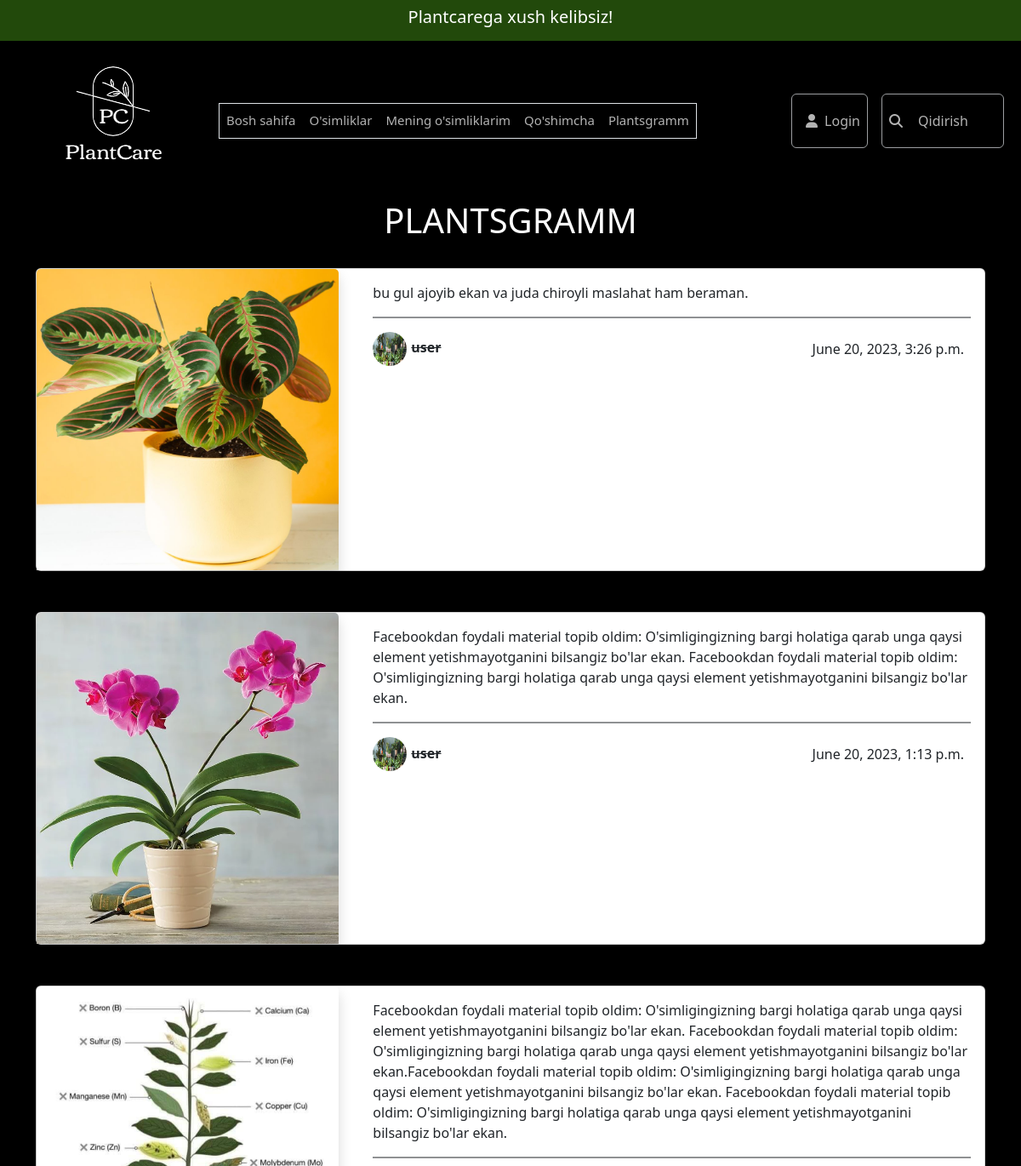
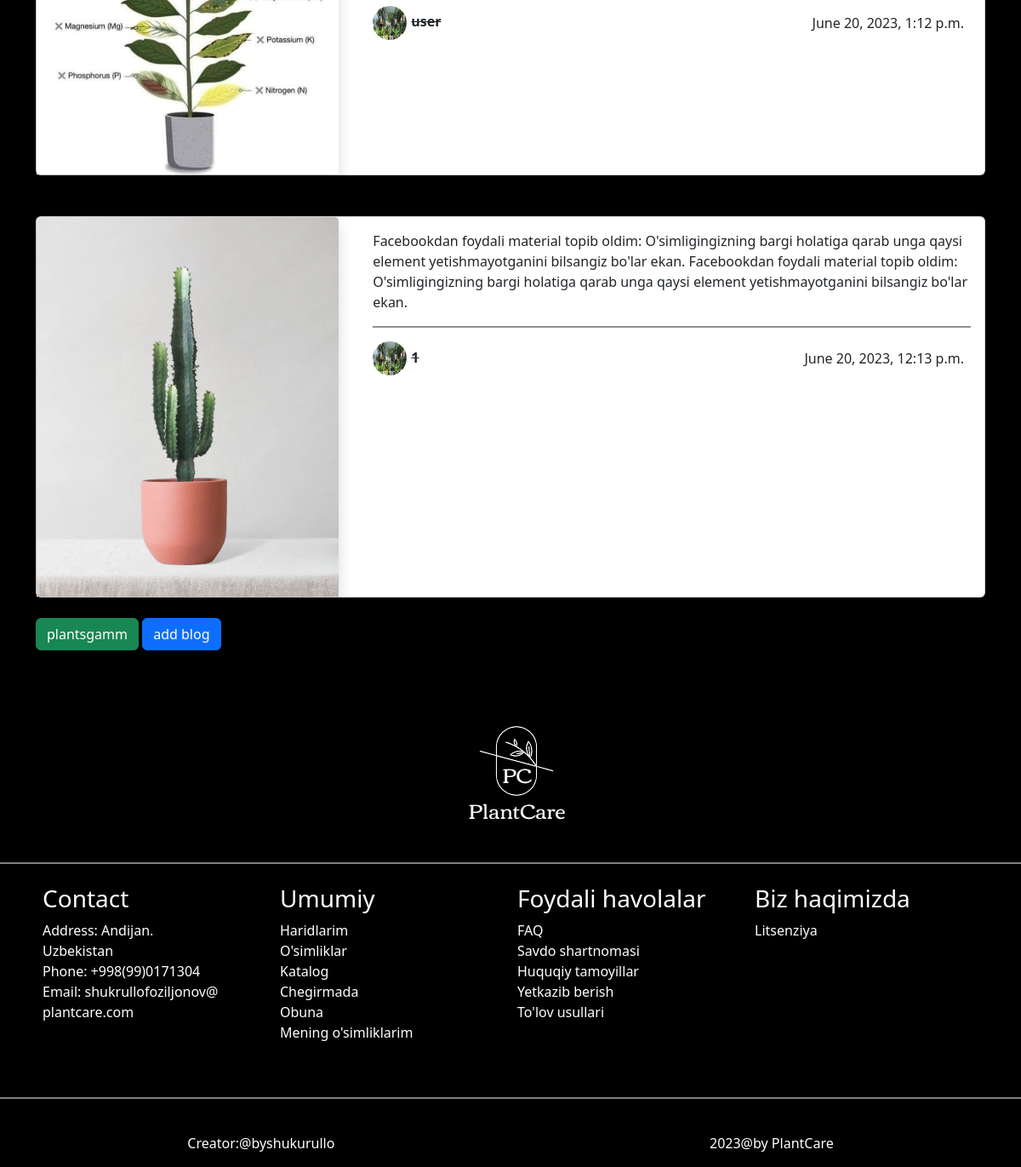
Screenshot of /blogs with the database file from the repository (2 pictures, top to bottom).
### main/models.py (models this page shows)
class Addblog(models.Model):
    image = models.ImageField(upload_to='images/')
    author = models.CharField(max_length=100)
    body = models.TextField()
    date = models.DateTimeField(auto_now_add=True)

### main/views.py (the view)
# urls.py: path('blogs', pgramm.as_view() , name = 'blogs'),
class pgramm(ListView):
    model = Addblog
    context_object_name = 'blog'
    template_name = 'blogs.html'
    def get_queryset(self):
        return Addblog.objects.order_by('-id')
    def get_context_data(self, **kwargs):
        context = super().get_context_data(**kwargs)
        context["categories"] = Category.objects.all()
        return context

### templates/blogs.html
{% extends 'base.html' %}
{% load static %}
{% block content %}
<div class="bg-black">
    <center>
        <h1 class="dis" style="font-size: 40px;">PLANTSGRAMM</h1>
    </center>
    <div class="container">
      {% for item in blog %}
      <br>
        <div class="card ">
            <div class="row">
                <div class="col-sm-12 col-md-12 col-lg-4">
                    <img src="{{item.image.url}}" class="card-img-top img-fluid shadow"alt="...">
                </div>
                <div class="col-sm-12 col-md-12 col-lg-8">
                    <div class="card-body">
                        <p class="card-text">{{item.body}}</p>
                        <hr class="border border-dark border-1 opacity-50">
                        <div class="user d-flex justify-content-between align-items-center flex-wrap">
                            <div> <b class="name"> <img src="{% static 'src/img/back.jpg' %}" alt=""
                            style="width:40px;height:40px;border-radius:50%;"><strike style="padding-left: 5px;">{{item.author}}</strike></b></div>
                           <div class="d-flex">
                            <div class="mx-2    ">{{item.date}}</div>
                           </div>
                        </div>
                    </div>
                </div>
            </div>
        </div>
        <br>
        {% endfor %}
        <a href="{% url 'main:plantsgramm' %}" class="btn btn-success">plantsgamm</a>
        <a href="{% url 'main:add_blog' %}" class="btn btn-primary">add blog</a>
    </div>
    <br><br>
</div>
{% endblock %}

### templates/base.html (shortened to what this page needs)
{% load static %}
<!DOCTYPE html>
<html lang="en">
<head>
    <link rel="stylesheet" href="https://cdn.jsdelivr.net/npm/bootstrap@5.3.0-alpha3/dist/css/bootstrap.min.css" />
    <link rel="stylesheet" href="https://cdnjs.cloudflare.com/ajax/libs/font-awesome/6.4.0/css/all.min.css" />
    <link rel="stylesheet" href="{% static 'src/css/style.css' %}"/>
</head>
<body>
    <div class="head d-flex justify-content-center align-items-center py-2 text-white"
        style="background-color: #22490b; width: 100%">
        <h5>Plantcarega xush kelibsiz!</h5>
    </div>
    <nav class="navbar navbar-expand-lg mx-auto" style="background-color: #000;">
        <div class="container-fluid">
            <a class="navbar-brand" href="{% url 'main:home' %}"><img src="{% static 'src/img/logo.png' %}" alt="" /></a>
            <div class="collapse navbar-collapse" id="navbarSupportedContent">
                <ul class="navbar-nav me-auto mb-2 mb-lg-0 border hov">
                    <li class="nav-item">
                        <a class="nav-link text-white p-2 text-center" href="{% url 'main:home' %}">Bosh sahifa</a>
                    </li>
                    <li class="nav-item">
                        <a class="nav-link text-white p-2 text-center" href="{% url 'main:plants' %}">O'simliklar</a>
                    </li>
                    <li class="nav-item">
                        <a class="nav-link text-white p-2 text-center" href="{% url 'main:my_plants' %}">Mening o'simliklarim</a>
                    </li>
                    <li class="nav-item">
                        <a class="nav-link text-white p-2 text-center" href="{% url 'main:add_plants' %}">Qo'shimcha</a>
                    </li>
                    <li class="nav-item">
                        <a class="nav-link text-white p-2 text-center" href="{% url 'main:plantsgramm' %}">Plantsgramm</a>
                    </li>
                </ul>
                <form class="d-flex form" action="{% url 'main:result' %}" role="search">
                    {% if user.is_authenticated %}
                <div class="hove d-flex align-items-center justify-content-center m-2 px-2 border rounded text-white"
                type="submit">
                 <a href="{% url 'logout' %}" style="text-decoration: none;color: White;"><i class="fa-solid fa-right-from-bracket"></i>Logout</a>
                </div>
                <div class="hove d-flex align-items-center justify-content-center m-2 px-2 border rounded"
                style="cursor: pointer;width: 125px;;">
                <i class="fas fa-cart-shopping text-white"></i>
                <button class="btn text-white">Xaridlarim <span>0</span></button>
              </div>
              {% else %}
              <div class="hove d-flex align-items-center justify-content-center m-2 px-2 border rounded text-white"
              type="submit">
                    <a href="{% url 'login' %}" style="text-decoration: none;color: White;"><i class="fas fa-user text-white mx-2"></i>Login</a>
              </div>
              {% endif %}
              <div class="d-flex align-items-center justify-content-center m-2 p-2 border rounded hove"style="cursor: pointer">
                <i class="fas fa-search text-white"></i>
                <input style="width: 100px;" class="search" name="query" maxlength="100" minlength="2" type="search" placeholder="Qidirish" />
              </div>
                  </form>
            </div>
        </div>
    </nav>
{% block content %}
{% endblock %}
    <footer class="footer bg-black"><br>
        <center>
            <img src="{% static 'src/img/logo.png' %}" alt="">
            <hr class="border border-white border-1 opacity-50">
            <div class="row container">
                <div class="col-sm-6 col-md-4 col-lg-3 p-2 text-start">
                    <h3 class="text-white">Contact</h3>
                    <p class="text-white">
                        Address: Andijan.<br>
                        Uzbekistan<br>
                        Phone: +998(99)0171304<br>
                        Email: shukrullofoziljonov@<br>
                        plantcare.com</p>
                </div>
                <div class="col-sm-6 col-md-4 col-lg-3 p-2 text-start">
                    <h3 class="text-white">Umumiy</h3>
                    <p class="text-white">
                        <a href="" class="text-white text-decoration-none">Haridlarim</a><br>
                        <a href="" class="text-white text-decoration-none">O'simliklar</a><br>
                        <a href="" class="text-white text-decoration-none">Katalog</a><br>
                        <a href="" class="text-white text-decoration-none">Chegirmada</a><br>
                        <a href="" class="text-white text-decoration-none">Obuna</a><br>
                        <a href="" class="text-white text-decoration-none">Mening o'simliklarim</a>
                    </p>
                </div>
                <div class="col-sm-6 col-md-4 col-lg-3 p-2 text-start">
                    <h3 class="text-white">Foydali havolalar</h3>
                    <p class="text-white">
                        <a href="" class="text-white text-decoration-none">FAQ</a><br>
                        <a href="" class="text-white text-decoration-none">Savdo shartnomasi</a><br>
                        <a href="" class="text-white text-decoration-none">Huquqiy tamoyillar</a><br>
                        <a href="" class="text-white text-decoration-none">Yetkazib berish</a><br>
                        <a href="" class="text-white text-decoration-none">To'lov usullari</a><br>
                    </p>
                </div>
                <div class="col-sm-6 col-md-4 col-lg-3 p-2 text-start">
                    <h3 class="text-white">Biz haqimizda</h3>
                    <p class="text-white"><a href="" class="text-white text-decoration-none">Litsenziya</a></p>
                </div>
            </div>
            <br>
            <hr class="border border-white border-1 opacity-50"><br>
            <div class="d-flex justify-content-around align-items-center">
                <div>
                    <p class="text-white">Creator:@byshukurullo</h2>
                </div>
                <div>
                    <p class="text-white">2023@by PlantCare</h2>
                </div>
            </div>
        </center>
    </footer>
</body>
</html>

### staticfiles/src/css/style.css (style rules this page uses)
::placeholder { color: white; }
.search { background: none; border: none; outline: none; color: #fff; text-align: center; width:120px }
.hov li,.hove { background-color:#000; opacity: 0.7; transition: all 0.5s ease; }
.dis { font-size: 140px; transition: all 0.5s ease; cursor:pointer; color:white }
input { width:100%; border: 1px solid #fff; outline: none; background: #000; color:#fff; padding: 11px 6%; margin:0 5px; border-radius: 10px; }
.user { position: relative; margin-bottom: 0; width: 100%; }
@media (max-width:1280px) { .dis { font-size: 100px; } }

### templates/base.html (style rules this page uses)
.hov li a { font-size: 15px; }
.nav-item { height: 40px; }

### rows the page displays
Addblog: image (picture), body "bu gul ajoyib ekan va juda chiroyli maslahat ham beraman.", author "user", date "June 20, 2023, 3:26 p.m."
Addblog: image (picture), body "Facebookdan foydali material topib oldim: O'simligingizning bargi holatiga qarab unga qaysi element yetishmayotganini bilsangiz bo'lar ekan. Facebookdan foydali material topib oldim: O'simligingizning bargi holatiga qarab unga qaysi element yetishmayotganini bilsangiz bo'lar ekan.", author "user", date "June 20, 2023, 1:13 p.m."
Addblog: image (picture), body "Facebookdan foydali material topib oldim: O'simligingizning bargi holatiga qarab unga qaysi element yetishmayotganini bilsangiz bo'lar ekan. Facebookdan foydali material topib oldim: O'simligingizning bargi holatiga qarab unga qaysi element yetishmayotganini bilsangiz bo'lar ekan.Facebookdan foydali material topib oldim: O'simligingizning bargi holatiga qarab unga qaysi element yetishmayotganini bilsangiz bo'lar ekan. Facebookdan foydali material topib oldim: O'simligingizning bargi holatiga qarab unga qaysi element yetishmayotganini bilsangiz bo'lar ekan.", author "user", date "June 20, 2023, 1:12 p.m."
Addblog: image (picture), body "Facebookdan foydali material topib oldim: O'simligingizning bargi holatiga qarab unga qaysi element yetishmayotganini bilsangiz bo'lar ekan. Facebookdan foydali material topib oldim: O'simligingizning bargi holatiga qarab unga qaysi element yetishmayotganini bilsangiz bo'lar ekan.", author "1", date "June 20, 2023, 12:13 p.m."
